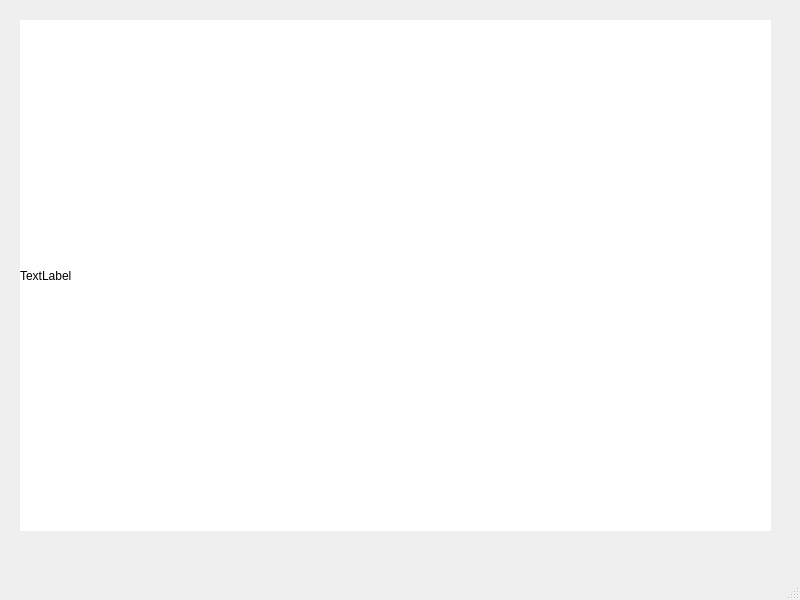
<?xml version="1.0" encoding="UTF-8"?>
<ui version="4.0">
 <class>TipsWindow</class>
 <widget class="QMainWindow" name="TipsWindow">
  <property name="geometry">
   <rect>
    <x>0</x>
    <y>0</y>
    <width>800</width>
    <height>600</height>
   </rect>
  </property>
  <property name="windowTitle">
   <string>Tips_Page</string>
  </property>
  <widget class="QWidget" name="centralwidget">
   <widget class="QLabel" name="label">
    <property name="geometry">
     <rect>
      <x>20</x>
      <y>20</y>
      <width>751</width>
      <height>511</height>
     </rect>
    </property>
    <property name="styleSheet">
     <string notr="true">background-color: rgb(255, 255, 255);</string>
    </property>
    <property name="text">
     <string>TextLabel</string>
    </property>
   </widget>
  </widget>
  <widget class="QMenuBar" name="menubar">
   <property name="geometry">
    <rect>
     <x>0</x>
     <y>0</y>
     <width>800</width>
     <height>26</height>
    </rect>
   </property>
  </widget>
  <widget class="QStatusBar" name="statusbar"/>
 </widget>
 <resources/>
 <connections/>
</ui>
